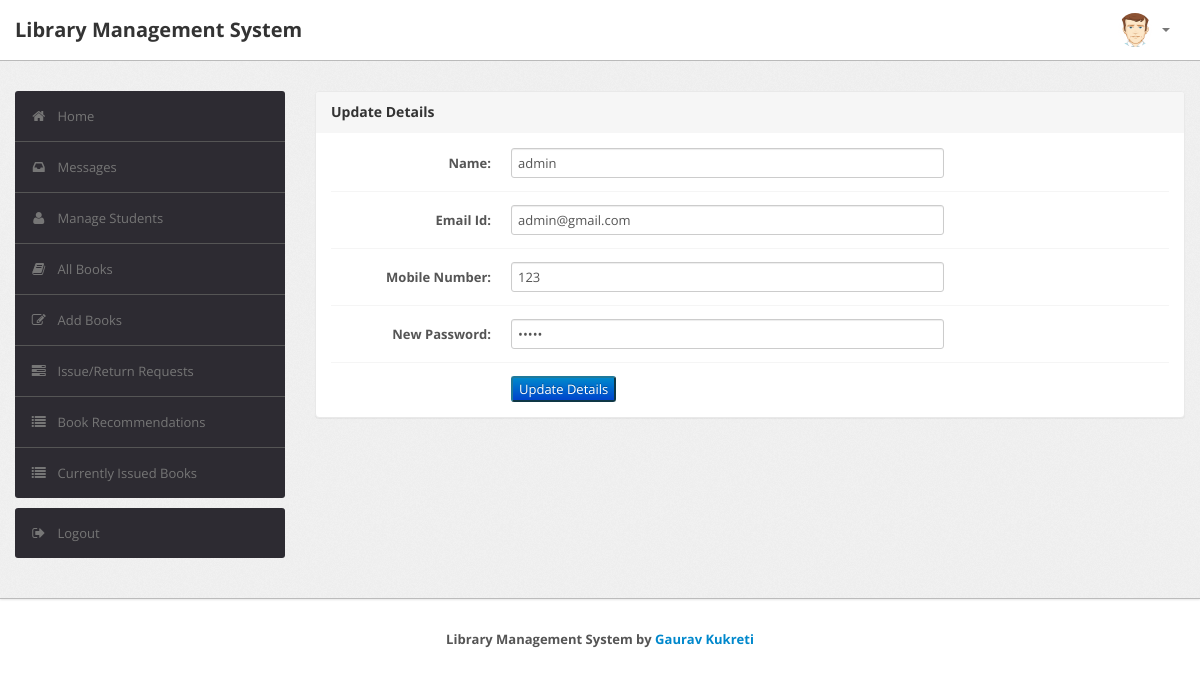
/admin/profile.php (signed in), run on the app's committed database.
### tables this page shows
CREATE TABLE `user` (
  `RollNo` varchar(50) NOT NULL,
  `Name` varchar(50) DEFAULT NULL,
  `Type` varchar(50) DEFAULT NULL,
  `EmailId` varchar(50) DEFAULT NULL,
  `MobNo` bigint(11) DEFAULT NULL,
  `Password` varchar(50) DEFAULT NULL
);

### admin/profile.php (the view, shortened to what this page needs)
<?php
require('dbconn.php');
?>
<?php
if ($_SESSION['RollNo']) {
    ?>
    <!DOCTYPE html>
    <html lang="en">
    <head>
        <link type="text/css" href="bootstrap/css/bootstrap.min.css" rel="stylesheet">
        <link type="text/css" href="bootstrap/css/bootstrap-responsive.min.css" rel="stylesheet">
        <link type="text/css" href="css/theme.css" rel="stylesheet">
        <link type="text/css" href="images/icons/css/font-awesome.css" rel="stylesheet">
    </head>
    <body>
        <div class="navbar navbar-fixed-top">
            <div class="navbar-inner">
                <div class="container">
                        <a class="brand" href="index.php">Library Management System
                    </a>
                    <div class="nav-collapse collapse navbar-inverse-collapse">
                        <ul class="nav pull-right">
                            <li class="nav-user dropdown"><a href="#" class="dropdown-toggle" data-toggle="dropdown">
                                    <img src="images/user.png" class="nav-avatar" />
                                    <b class="caret"></b></a>
                            </li>
                        </ul>
                    </div>
                </div>
            </div>
        </div>
        <div class="wrapper">
            <div class="container">
                <div class="row">
                    <div class="span3">
                        <div class="sidebar">
                            <ul class="widget widget-menu unstyled">
                                <li class="active"><a href="index.php"><i class="menu-icon icon-home"></i>Home
                                    </a></li>
                                <li><a href="message.php"><i class="menu-icon icon-inbox"></i>Messages</a>
                                </li>
                                <li><a href="student.php"><i class="menu-icon icon-user"></i>Manage Students </a>
                                </li>
                                <li><a href="book.php"><i class="menu-icon icon-book"></i>All Books </a></li>
                                <li><a href="addbook.php"><i class="menu-icon icon-edit"></i>Add Books </a></li>
                                <li><a href="requests.php"><i class="menu-icon icon-tasks"></i>Issue/Return Requests </a>
                                </li>
                                <li><a href="recommendations.php"><i class="menu-icon icon-list"></i>Book Recommendations
                                    </a></li>
                                <li><a href="current.php"><i class="menu-icon icon-list"></i>Currently Issued Books </a>
                                </li>
                            </ul>
                            <ul class="widget widget-menu unstyled">
                                <li><a href="logout.php"><i class="menu-icon icon-signout"></i>Logout </a></li>
                            </ul>
                        </div>
                    </div>
                    <div class="span9">
                        <div class="module">
                            <div class="module-head">
                                <h3>Update Details</h3>
                            </div>
                            <div class="module-body">
                                <?php
                                $rollno = $_SESSION['RollNo'];
                                $sql = "select * from lms.user where RollNo='$rollno'";
                                $result = $conn->query($sql);
                                $row = $result->fetch_assoc();
                                $name = $row['Name'];
                                $email = $row['EmailId'];
                                $mobno = $row['MobNo'];
                                $pswd = $row['Password'];
                                ?>
                                <form class="form-horizontal row-fluid"
                                    action="edit_admin_details.php?id=<?php echo $rollno ?>" method="post">
                                    <div class="control-group">
                                        <label class="control-label" for="Name"><b>Name:</b></label>
                                        <div class="controls">
                                            <input type="text" id="Name" name="Name" value="<?php echo $name ?>"
                                                class="span8" required>
                                        </div>
                                    </div>
                                    <div class="control-group">
                                        <label class="control-label" for="EmailId"><b>Email Id:</b></label>
                                        <div class="controls">
                                            <input type="text" id="EmailId" name="EmailId" value="<?php echo $email ?>"
                                                class="span8" required>
                                        </div>
                                    </div>
                                    <div class="control-group">
                                        <label class="control-label" for="MobNo"><b>Mobile Number:</b></label>
                                        <div class="controls">
                                            <input type="text" id="MobNo" name="MobNo" value="<?php echo $mobno ?>"
                                                class="span8" required>
                                        </div>
                                    </div>
                                    <div class="control-group">
                                        <label class="control-label" for="Password"><b>New Password:</b></label>
                                        <div class="controls">
                                            <input type="password" id="Password" name="Password" value="<?php echo $pswd ?>"
                                                class="span8" required>
                                        </div>
                                    </div>
                                    <div class="control-group">
                                        <div class="controls">
                                            <button type="submit" name="submit" class="btn-primary">
                                                <center>Update Details</center>
                                            </button>
                                        </div>
                                    </div>
                                </form>
                            </div>
                        </div>
                    </div>
                </div>
            </div>
        </div>
        <div class="footer">
            <div class="container" style="display: flex; justify-content: center; align-items: center;">
                <b>Library Management System by <a target="_blank" href="https://github.com/GauravKukreti">Gaurav
                        Kukreti</a></b>
            </div>
        </div>
    </body>
    </html>
<?php } else {
    echo "<script type='text/javascript'>alert('Access Denied!!!')</script>";
} ?>

### admin/css/theme.css (style rules this page uses)
body { font-size: 13px; font-family: 'Open Sans', Arial, sans-serif; background: #fff; color: #777 }
h1, h2, h3, h4, h5, h6 { color: #333; margin-top: 0 }
h3 { font-size: 20px }
strong, b { color: #555 }
.wrapper { background: url(../images/bg.png) #eee; border-bottom: 1px solid #bbb; -webkit-box-shadow: 0 1px 2px rgba(0,0,0,0.1); -moz-box-shadow: 0 1px 2px rgba(0,0,0,0.1); box-shadow: 0 1px 2px rgba(0,0,0,0.1); padding: 30px 0 }
.footer { color: #999; padding: 30px 0 60px }
form { margin: 0 }
select, textarea, input[type="text"], input[type="password"], input[type="datetime"], input[type="datetime-local"], input[type="date"], input[type="month"], input[type="time"], input[type="week"], input[type="number"], input[type="email"], input[type="url"], input[type="search"], input[type="tel"], input[type="color"], .uneditable-input, label, input, button, select, textarea { -webkit-border-radius: 3px; -moz-border-radius: 3px; border-radius: 3px; font-size: 13px; font-family: 'Open Sans', Tahoma, Arial, sans-serif }
body [class^="icon-"], body [class*=" icon-"] { font-size: 14px; line-height: 20px; height: 20px }
.module { background: #fff; -webkit-border-radius: 3px; -moz-border-radius: 3px; border-radius: 3px; border: 1px solid #ccc; border-bottom-color: #bbb; -webkit-box-shadow: 0 0 1px rgba(0,0,0,0.2); -moz-box-shadow: 0 0 1px rgba(0,0,0,0.2); box-shadow: 0 0 1px rgba(0,0,0,0.2); margin-bottom: 30px }
.form-horizontal .control-group, .form-vertical .control-group { margin-bottom: 0 }
.form-horizontal .control-group+.control-group, .form-vertical .control-group+.control-group { margin-top: 13px; padding-top: 13px; border-top: 1px solid #f5f5f5 }
.navbar { position: static!important; margin: 0!important }
.navbar .navbar-inner { background: #fff; border-bottom: 1px solid #bbb; -webkit-box-shadow: 0 1px 2px rgba(0,0,0,0.15); -moz-box-shadow: 0 1px 2px rgba(0,0,0,0.15); box-shadow: 0 1px 2px rgba(0,0,0,0.15) }
.navbar .brand { color: #333; font-weight: bold; font-size: 20px; margin-right: 20px; padding: 20px }
.navbar .nav>li>a { padding: 20px 15px; font-weight: bold; color: #777 }
.nav-user>a { height: 20px }
.nav-avatar { width: 34px; height: 34px; margin: -7px 5px 0 0; -webkit-border-radius: 50%; -moz-border-radius: 50%; border-radius: 50% }
.btn-primary { color: #fff; background-color: #248aaf; border-color: #20799a }
.widget-menu { background: #fff; -webkit-border-radius: 3px; -moz-border-radius: 3px; border-radius: 3px; overflow: hidden }
.widget-menu a { color: #555; display: block; line-height: 20px; padding: 15px; text-decoration: none!important }
.widget-menu .menu-icon { margin-right: 10px; color: #767676; -webkit-transition: all .2s ease-in-out; -moz-transition: all .2s ease-in-out; transition: all .2s ease-in-out; }
.widget-menu>li+li { border-top: 1px solid #555 }
.widget-menu>li>a { background-color: #2d2b32; color: #767676; -webkit-transition: all .2s ease-in-out; -moz-transition: all .2s ease-in-out; transition: all .2s ease-in-out; }
.module { box-shadow: 0 0 3px rgba(0,0,0,.1); border-color: #e9e9e9; margin-bottom: 20px; background-color: #fff; border-radius: 4px; -webkit-box-shadow: 0 1px 1px rgba(0,0,0,.05); box-shadow: 0 1px 1px rgba(0,0,0,.05); }
.module-head { color: #767676; background-color: #f6f6f6; border-color: #e9e9e9; padding: 10px 15px; border-bottom: 1px solid transparent; border-top-right-radius: 3px; border-top-left-radius: 3px; }
.module-head h3 { font-size: 14px; line-height: 20px; height: 20px; margin: 0 }
.module-body { padding: 15px }

### data on the page
user: Name "admin", EmailId "admin@gmail.com", MobNo "123"
